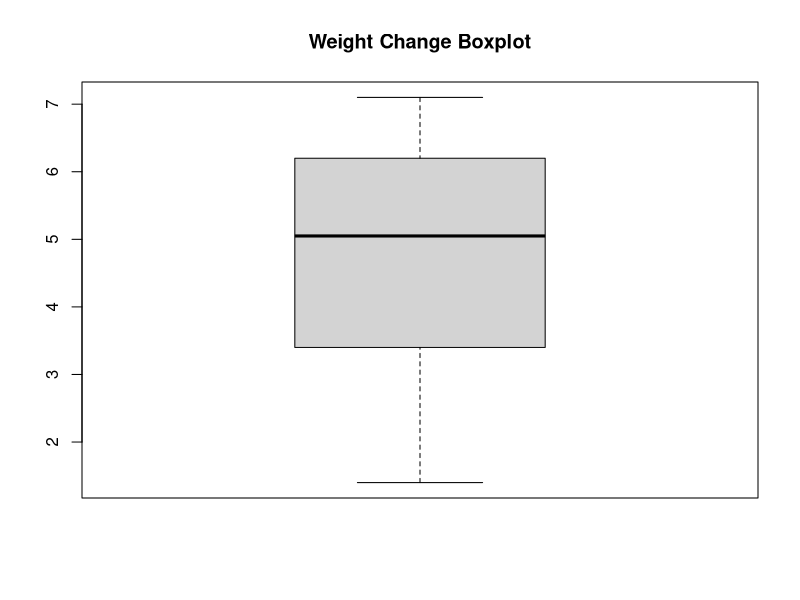
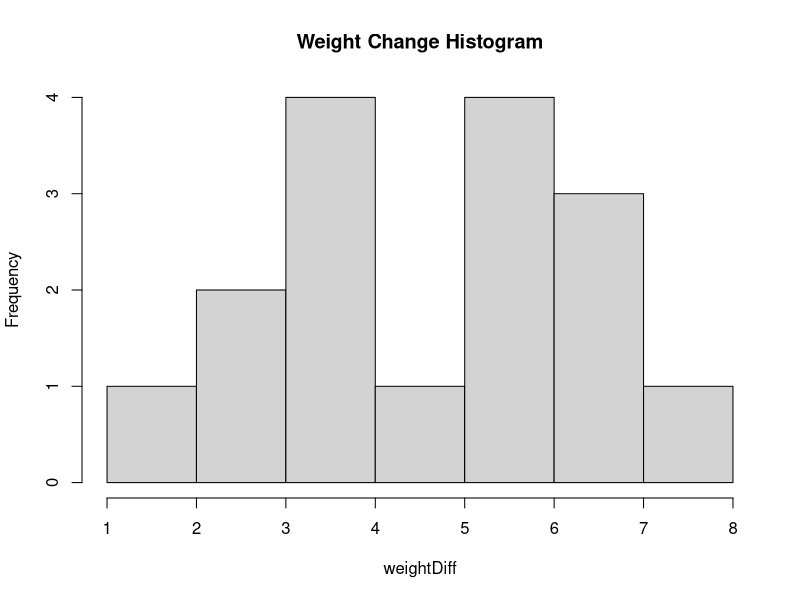
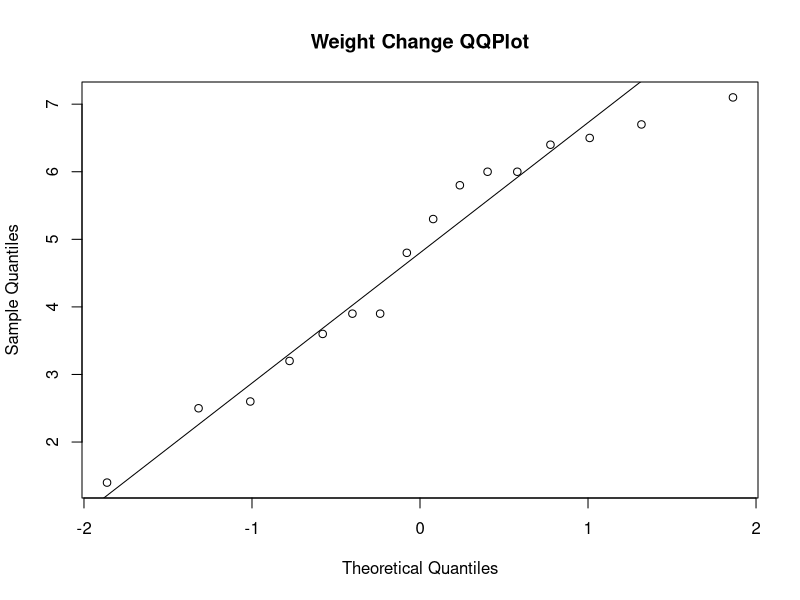
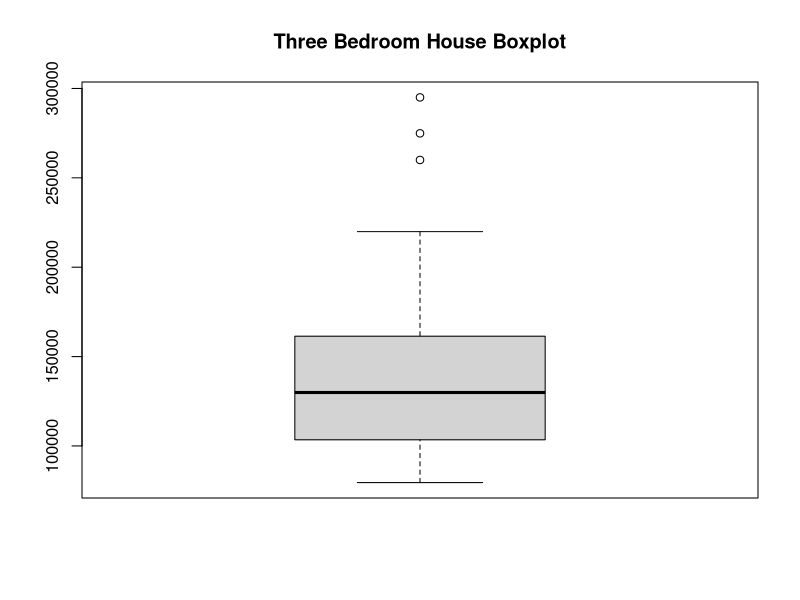
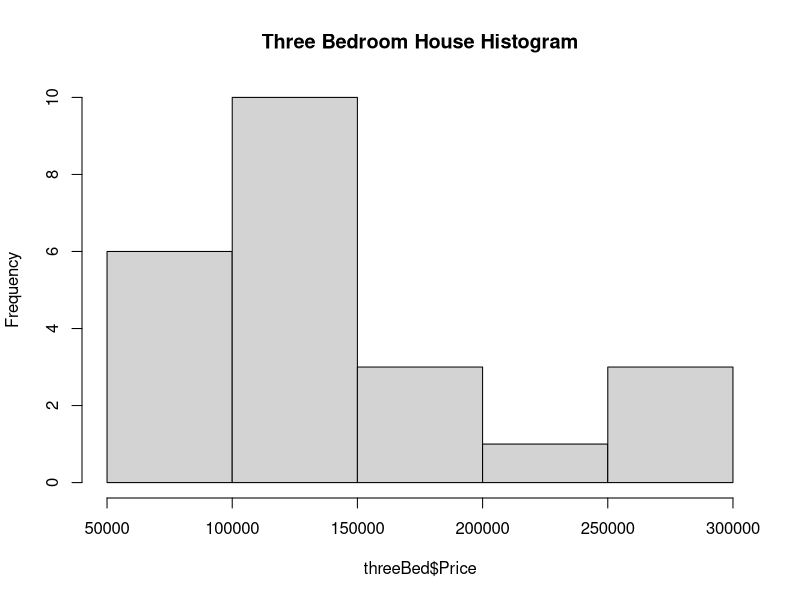
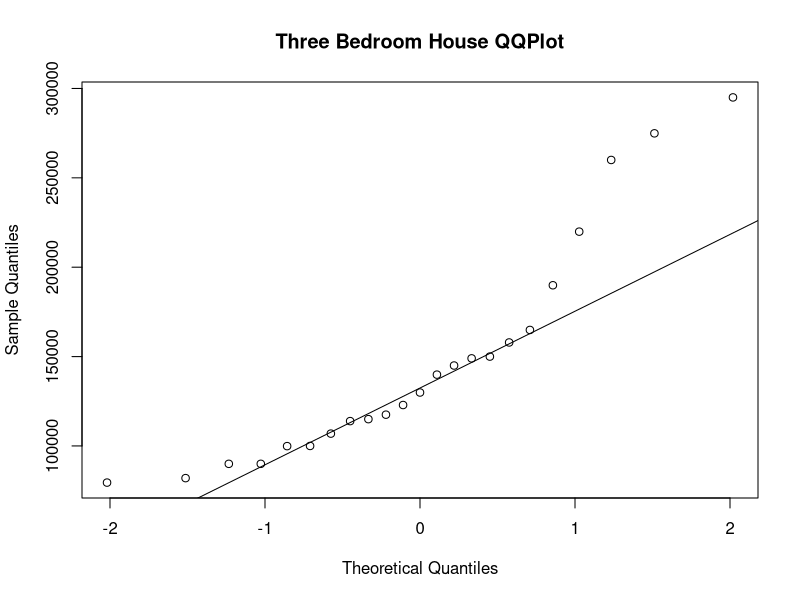
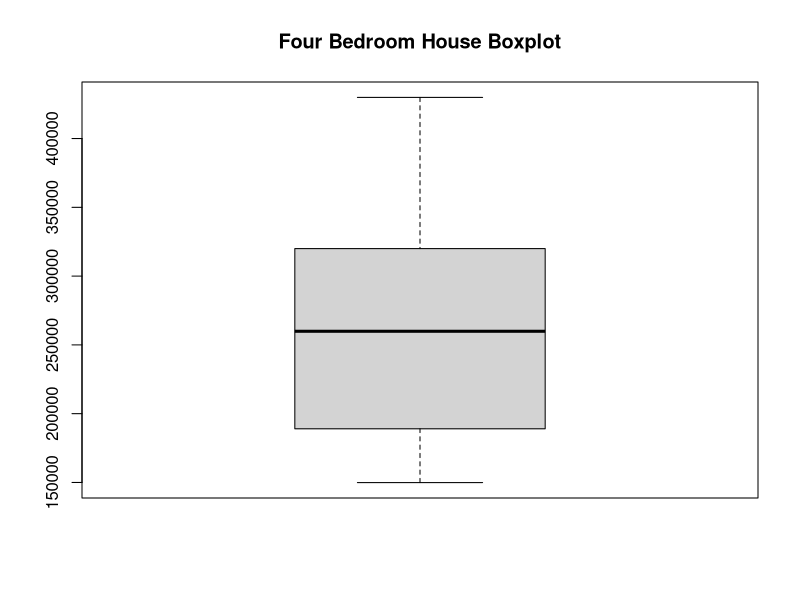
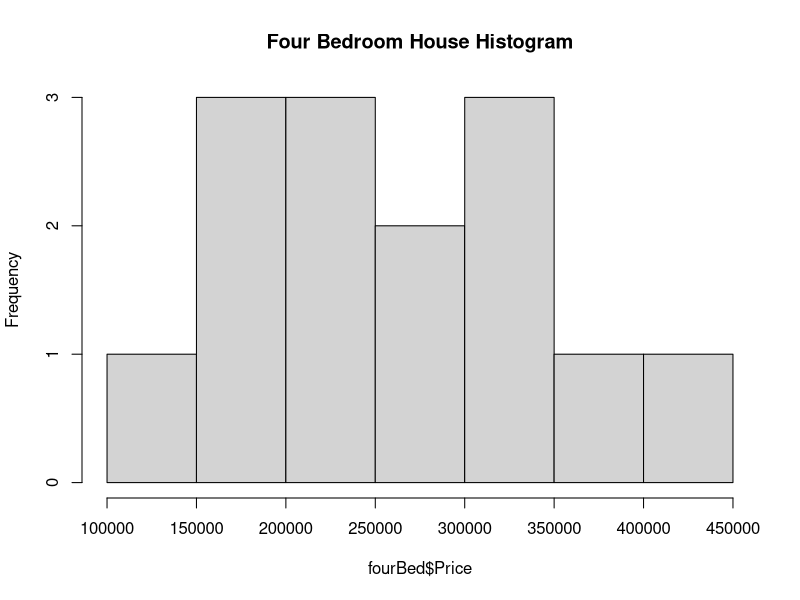

Write R code to recreate these figures, in order.
##### Problem A #####

##### Part 2 #####
weightData <- read.table(file="wtgain.txt",header=T)
weightDiff = weightData$wta - weightData$wtb
boxplot(weightDiff,main="Weight Change Boxplot") #Boxplot
hist(weightDiff,main="Weight Change Histogram") # Histogram
# QQPlot
qqnorm(weightDiff,main="Weight Change QQPlot")
qqline(weightDiff)

##### Part 3 #####
t.test(weightData$wta, weightData$wtb, conf.level=0.95, paired=TRUE, alternative="two.sided")

##### Problem B 4 #####

##### Part 2 #####
homeData <- read.table(file="houseprice.txt",header=T)
attach(homeData)
threeBed <- subset(homeData, Bedroom=="3")
fourBed <- subset(homeData, Bedroom=="4")
## 3 Bedroom
boxplot(threeBed$Price,main="Three Bedroom House Boxplot") #Boxplot
hist(threeBed$Price,main="Three Bedroom House Histogram") # Histogram
# QQPlot
qqnorm(threeBed$Price,main="Three Bedroom House QQPlot")
qqline(threeBed$Price)
## 4 Bedroom
boxplot(fourBed$Price,main="Four Bedroom House Boxplot") #Boxplot
hist(fourBed$Price,main="Four Bedroom House Histogram") # Histogram
# QQPlot
qqnorm(fourBed$Price,main="Four Bedroom House QQPlot")
qqline(fourBed$Price)

##### Part 5 #####
t.test(threeBed$Price, fourBed$Price, conf.level=0.99, paired=F, alternative = "less", var.equal=F)